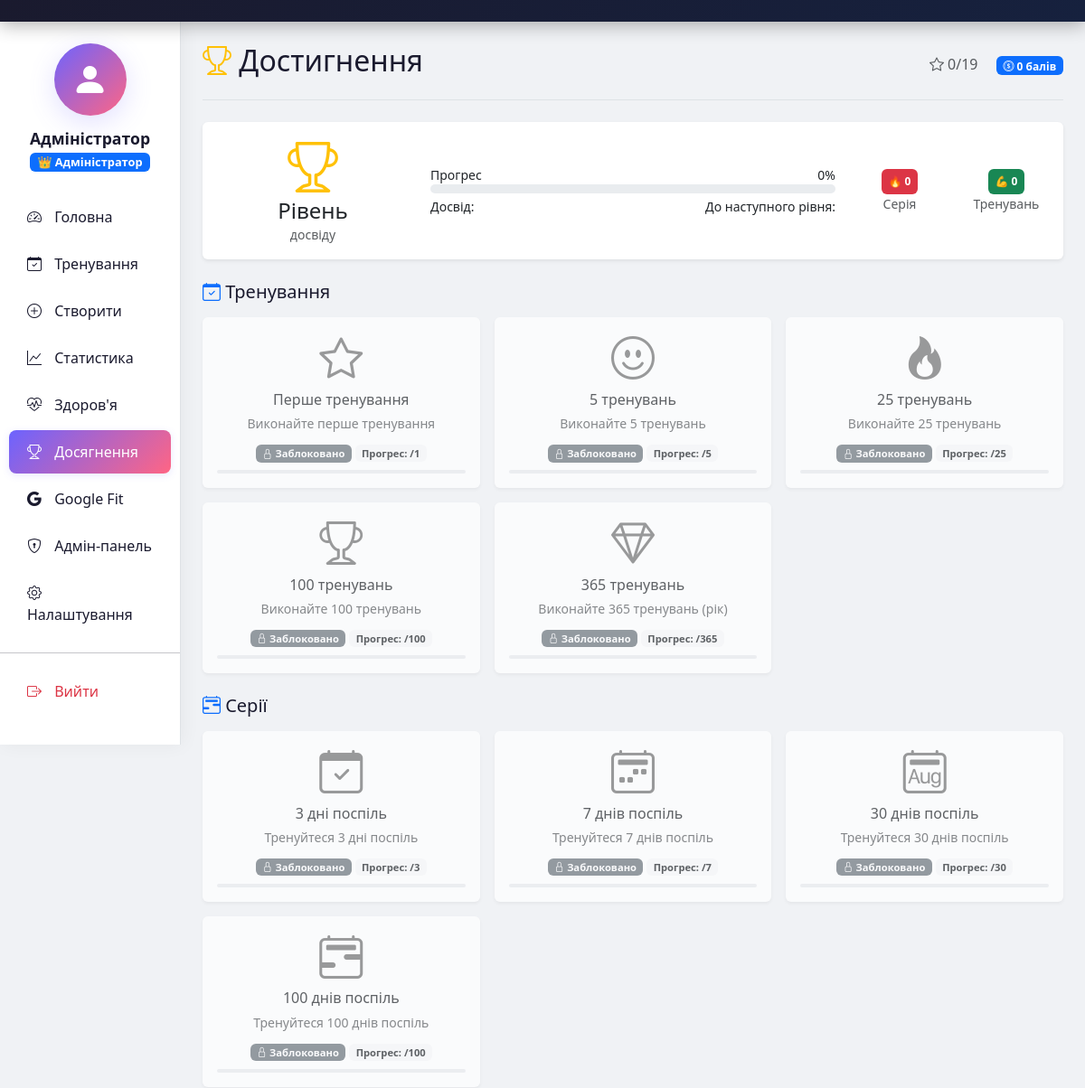
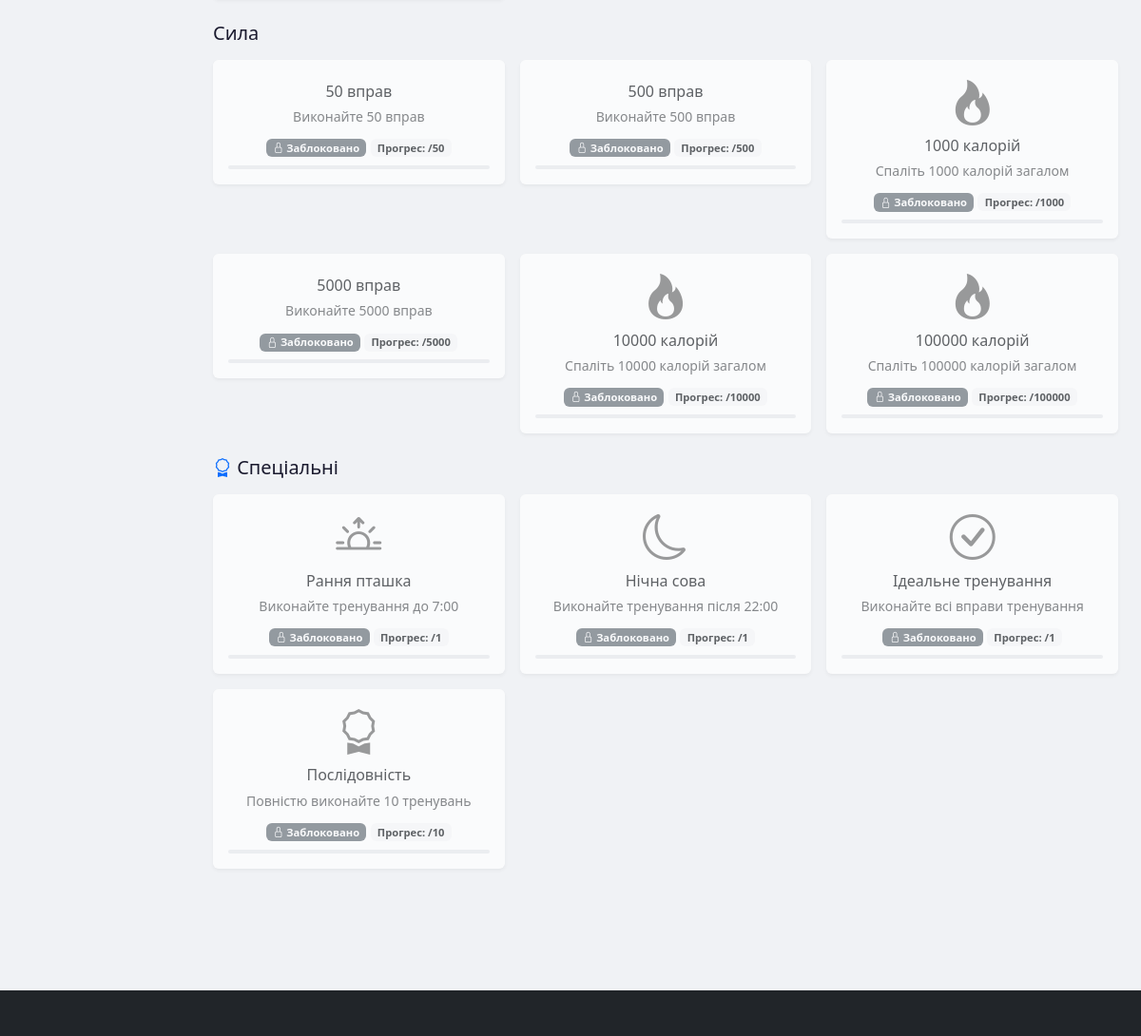
The app's page /dashboard.php?page=achievements (signed in) with its own data (2 pictures, top to bottom).
### tables this page shows
CREATE TABLE achievements (
    id INT AUTO_INCREMENT PRIMARY KEY,
    code VARCHAR(50) UNIQUE NOT NULL,
    name VARCHAR(100) NOT NULL,
    description TEXT,
    icon VARCHAR(50) DEFAULT 'bi-trophy',
    category ENUM('workout', 'streak', 'strength', 'health', 'social', 'special') DEFAULT 'workout',
    requirement_type ENUM('workouts', 'streak', 'calories', 'exercises', 'weight', 'special') NOT NULL,
    requirement_value INT NOT NULL,
    points INT DEFAULT 10,
    badge_color VARCHAR(20) DEFAULT 'gold',
    is_active BOOLEAN DEFAULT TRUE,
    created_at TIMESTAMP DEFAULT CURRENT_TIMESTAMP
);

### controllers/GamificationController.php (called while the page is built, shortened)
<?php
require_once __DIR__ . '/../config/database.php';
class GamificationController {
    private $pdo;
    private $userId;
    private $stats;
    public function __construct($userId) {
        global $pdo;
        $this->pdo = $pdo;
        $this->userId = $userId;
        $this->loadStats();
    }
    private function loadStats() {
        $stmt = $this->pdo->prepare("SELECT * FROM user_gamification_stats WHERE user_id = ?");
        $stmt->execute([$this->userId]);
        $this->stats = $stmt->fetch();
        if (!$this->stats) {
            $stmt = $this->pdo->prepare("
                INSERT INTO user_gamification_stats (user_id, total_workouts, total_calories)
                VALUES (?, 0, 0)
            ");
            $stmt->execute([$this->userId]);
            $stmt = $this->pdo->prepare("SELECT * FROM user_gamification_stats WHERE user_id = ?");
            $stmt->execute([$this->userId]);
            $this->stats = $stmt->fetch();
        }
    }
    public function getUserAchievements() {
        $stmt = $this->pdo->prepare("
            SELECT
                a.*,
                ua.is_completed,
                ua.unlocked_at,
                ua.progress,
                CASE WHEN ua.is_completed = 1 THEN ua.progress ELSE 0 END as points_earned
            FROM achievements a
            LEFT JOIN user_achievements ua ON a.id = ua.achievement_id AND ua.user_id = ?
            ORDER BY ua.is_completed DESC, a.category, a.requirement_value ASC
        ");
        $stmt->execute([$this->userId]);
        return $stmt->fetchAll();
    }
    public function getUserLevel() {
        $stmt = $this->pdo->prepare("SELECT * FROM user_levels WHERE user_id = ?");
        $stmt->execute([$this->userId]);
        $level = $stmt->fetch();
        if (!$level) {
            $stmt = $this->pdo->prepare("
                INSERT INTO user_levels (user_id, level, experience, next_level_experience)
                VALUES (?, 1, 0, 100)
            ");
            $stmt->execute([$this->userId]);
            $stmt = $this->pdo->prepare("SELECT * FROM user_levels WHERE user_id = ?");
            $stmt->execute([$this->userId]);
            $level = $stmt->fetch();
        }
        return $level;
    }
    public function getGamificationStats() {
        $level = $this->getUserLevel();
        $achievements = $this->getUserAchievements();
        $total = count($achievements);
        $completed = 0;
        $totalPoints = 0;
        return [
            'level' => $level['level'],
            'experience' => $level['experience'],
            'next_level' => $level['next_level_experience'],
            'total_experience' => $level['total_experience'],
            'total_achievements' => $total,
            'completed_achievements' => $completed,
            'total_points' => $totalPoints,
            'completion_percent' => $total > 0 ? round(($completed / $total) * 100) : 0,
            'streak' => $this->stats['current_streak'] ?? 0,
            'max_streak' => $this->stats['max_streak'] ?? 0,
            'total_workouts' => $this->stats['total_workouts'] ?? 0,
            'total_calories' => $this->stats['total_calories'] ?? 0
        ];
    }
}
?>

### views/dashboard/user/achievements.php (the view, shortened to what this page needs)
<?php
require_once 'config/database.php';
require_once 'controllers/GamificationController.php';
$userId = $_SESSION['user_id'];
$gamification = new GamificationController($userId);
$achievements = $gamification->getUserAchievements();
$stats = $gamification->getGamificationStats();
$categories = [
    'workout' => ['name' => 'Тренування', 'icon' => 'bi-calendar-check'],
    'streak' => ['name' => 'Серії', 'icon' => 'bi-calendar2-range'],
    'strength' => ['name' => 'Сила', 'icon' => 'bi-dumbbell'],
    'special' => ['name' => 'Спеціальні', 'icon' => 'bi-award']
];
$grouped = [];
foreach ($achievements as $ach) {
    $cat = $ach['category'];
    if (!isset($grouped[$cat])) {
        $grouped[$cat] = [];
    }
    $grouped[$cat][] = $ach;
}
?>
<div class="fade-in-up">
    <div class="d-flex justify-content-between flex-wrap flex-md-nowrap align-items-center pb-3 mb-4 border-bottom">
        <h1 class="h2">
            <i class="bi bi-trophy text-warning"></i> Достигнення
        </h1>
        <div>
            <span class="text-muted me-3">
                <i class="bi bi-star"></i>
                <?php echo $stats['completed_achievements']; ?>/<?php echo $stats['total_achievements']; ?>
            </span>
            <span class="badge bg-primary">
                <i class="bi bi-coin"></i> <?php echo $stats['total_points']; ?> балів
            </span>
        </div>
    </div>
    <div class="card border-0 shadow-sm mb-4">
        <div class="card-body">
            <div class="row align-items-center">
                <div class="col-md-3 text-center">
                    <div class="display-4 text-warning">
                        <i class="bi bi-trophy"></i>
                    </div>
                    <h4 class="mb-0">Рівень <?php echo $stats['level']; ?></h4>
                    <small class="text-muted"><?php echo $stats['total_experience']; ?> досвіду</small>
                </div>
                <div class="col-md-6">
                    <div class="d-flex justify-content-between small">
                        <span>Прогрес</span>
                        <span><?php echo round($stats['completion_percent']); ?>%</span>
                    </div>
                    <div class="progress" style="height: 10px;">
                    </div>
                    <div class="d-flex justify-content-between small mt-1">
                        <span>Досвід: <?php echo $stats['experience']; ?></span>
                        <span>До наступного рівня: <?php echo $stats['next_level']; ?></span>
                    </div>
                </div>
                <div class="col-md-3 text-center">
                    <div class="row">
                        <div class="col-6">
                            <div class="badge bg-danger p-2">🔥 <?php echo $stats['streak']; ?></div>
                            <small class="d-block text-muted">Серія</small>
                        </div>
                        <div class="col-6">
                            <div class="badge bg-success p-2">💪 <?php echo $stats['total_workouts']; ?></div>
                            <small class="d-block text-muted">Тренувань</small>
                        </div>
                    </div>
                </div>
            </div>
        </div>
    </div>
    <?php foreach ($categories as $catKey => $catInfo): ?>
        <?php if (isset($grouped[$catKey])): ?>
            <div class="mb-4">
                <h5 class="mb-3">
                    <i class="bi <?php echo $catInfo['icon']; ?> text-primary"></i>
                    <?php echo $catInfo['name']; ?>
                </h5>
                <div class="row g-3">
                    <?php foreach ($grouped[$catKey] as $ach): ?>
                        <div class="col-md-6 col-lg-4">
                            <div class="card achievement-card <?php echo $ach['is_completed'] ? 'completed' : 'locked'; ?> border-0 shadow-sm">
                                <div class="card-body text-center">
                                    <div class="achievement-icon mb-2" style="color: <?php echo $ach['is_completed'] ? '#FFD700' : '#6C757D'; ?>;">
                                        <i class="bi <?php echo $ach['icon']; ?> display-5"></i>
                                    </div>
                                    <h6 class="mb-1"><?php echo htmlspecialchars($ach['name']); ?></h6>
                                    <small class="text-muted"><?php echo htmlspecialchars($ach['description']); ?></small>
                                    <div class="mt-2">
                                        <?php if ($ach['is_completed']): ?>
                                            <span class="badge bg-success">
                                                <i class="bi bi-check-circle"></i> Розблоковано
                                            </span>
                                            <span class="badge bg-warning text-dark">
                                                <i class="bi bi-coin"></i> <?php echo $ach['points']; ?>
                                            </span>
                                        <?php else: ?>
                                            <span class="badge bg-secondary">
                                                <i class="bi bi-lock"></i> Заблоковано
                                            </span>
                                            <span class="badge bg-light text-dark">
                                                Прогрес: <?php echo min($ach['progress'], $ach['requirement_value']); ?>/<?php echo $ach['requirement_value']; ?>
                                            </span>
                                        <?php endif; ?>
                                    </div>
                                    <?php if (!$ach['is_completed']): ?>
                                        <div class="mt-2">
                                            <div class="progress" style="height: 4px;">
                                            </div>
                                        </div>
                                    <?php endif; ?>
                                </div>
                            </div>
                        </div>
                    <?php endforeach; ?>
                </div>
            </div>
        <?php endif; ?>
    <?php endforeach; ?>
</div>

### records on screen
achievements: id "19", name "Послідовність", description "Повністю виконайте 10 тренувань", requirement_value "10"
achievements: name "Перше тренування", description "Виконайте перше тренування", requirement_value "1"
achievements: name "5 тренувань", description "Виконайте 5 тренувань", requirement_value "5"
achievements: name "25 тренувань", description "Виконайте 25 тренувань", requirement_value "25"
achievements: name "100 тренувань", description "Виконайте 100 тренувань", requirement_value "100"
achievements: name "365 тренувань", description "Виконайте 365 тренувань (рік)", requirement_value "365"
achievements: name "3 дні поспіль", description "Тренуйтеся 3 дні поспіль", requirement_value "3"
achievements: name "7 днів поспіль", description "Тренуйтеся 7 днів поспіль", requirement_value "7"
achievements: name "30 днів поспіль", description "Тренуйтеся 30 днів поспіль", requirement_value "30"
achievements: name "100 днів поспіль", description "Тренуйтеся 100 днів поспіль", requirement_value "100"
achievements: name "50 вправ", description "Виконайте 50 вправ", requirement_value "50"
achievements: name "500 вправ", description "Виконайте 500 вправ", requirement_value "500"
achievements: name "1000 калорій", description "Спаліть 1000 калорій загалом", requirement_value "1000"
achievements: name "5000 вправ", description "Виконайте 5000 вправ", requirement_value "5000"
achievements: name "10000 калорій", description "Спаліть 10000 калорій загалом", requirement_value "10000"
achievements: name "100000 калорій", description "Спаліть 100000 калорій загалом", requirement_value "100000"
achievements: name "Рання пташка", description "Виконайте тренування до 7:00", requirement_value "1"
achievements: name "Нічна сова", description "Виконайте тренування після 22:00", requirement_value "1"
achievements: name "Ідеальне тренування", description "Виконайте всі вправи тренування", requirement_value "1"

### other values on screen
$_SESSION['user_name'] "Адміністратор"
$stats['completed_achievements'] "0"
$stats['total_points'] "0"
$stats['completion_percent'] "0"
$stats['streak'] "0"
$stats['total_workouts'] "0"
$catInfo['name'] "Тренування"
$catInfo['name'] "Серії"
$catInfo['name'] "Сила"
$catInfo['name'] "Спеціальні"
